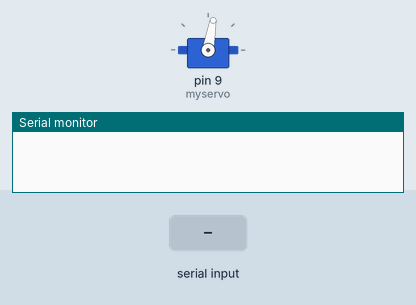
Bench run of a sketch on a simulated Arduino Uno, built with avr-gcc and run on an emulated ATmega328P. Shown: servo, the last lines printed to the serial monitor. Inputs (shaded band) come from the test bench.

Above: at 1.2 s.
1.3 s: "b" received over Serial
At 1.8 s:
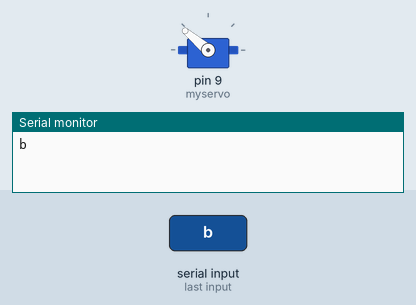
2.8 s: "c" received over Serial
At 4.0 s:
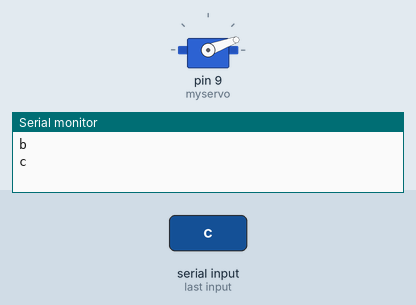
4.3 s: "n" received over Serial
At 5.3 s:
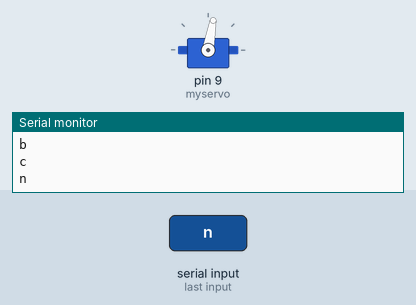
Timing chart, 0 to 7.3 s (numbered marks = the images above; inputs shaded):
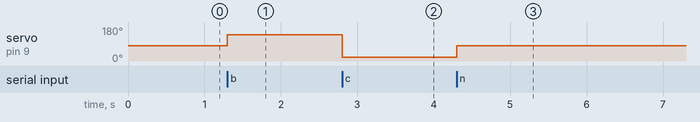

Measured:
- after the input at 1.3 s, servo on pin 9 (myservo): 80° → 140° at once
- after the input at 2.8 s, servo on pin 9 (myservo): 140° → 20° at once
- after the input at 4.3 s, servo on pin 9 (myservo): 20° → 80° at once

The sketch:

rock.ino
```cpp
#include <Servo.h>

Servo myservo;
char serial_data;

void setup(){
  Serial.begin(9600);
  myservo.attach(9);
  myservo.write(80);
}

void loop() {
  if (Serial.available()>0)
  {
    serial_data=Serial.read();
    if (serial_data == 'b')
    {
      myservo.write(140);
      Serial.println("b");
    }
    else if (serial_data == 'c')
    {
      myservo.write(20);
      Serial.println("c");;
    }
    else if (serial_data == 'n')
    {
      myservo.write(80);
      Serial.println("n");
    }
  }
}
```
